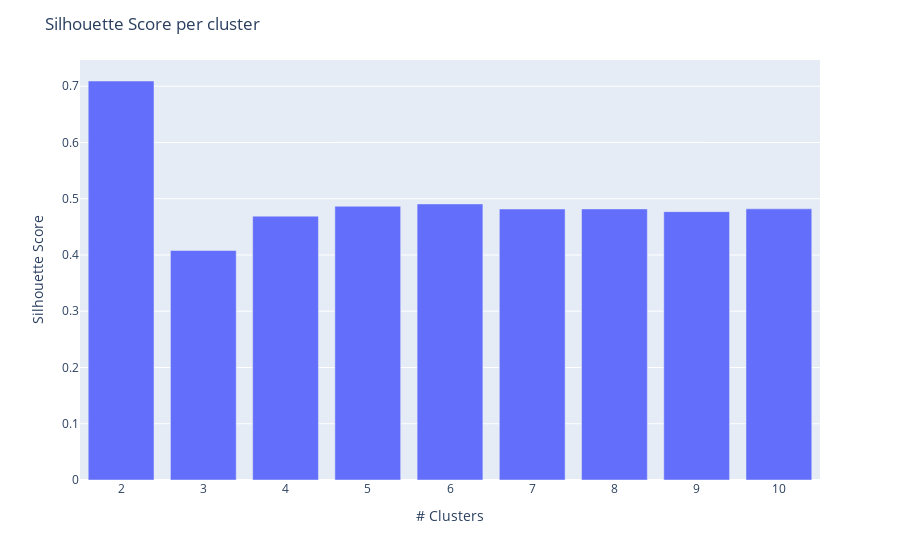

Notebook source saved alongside this figure:
### Code cell
# Create a data frame 
cluster_scores=pd.DataFrame(sil)
k_frame = pd.Series(k)

# Create figure
fig = px.bar(data_frame=cluster_scores,  
             x=k, 
             y=cluster_scores.iloc[:, -1]
            )

# Add title and axis labels
fig.update_layout(
    yaxis_title="Silhouette Score",
    xaxis_title="# Clusters",
    title="Silhouette Score per cluster"
)

# Render
#fig.show(renderer="notebook")
fig.show() # if using workspace

### Figure 1 — Plotly figure (JSON) as saved in the notebook; plotly's stock layout.template omitted (floating-point values rounded to 4 significant figures)
{"data": [{"alignmentgroup": "True", "hovertemplate": "x=%{x}<br>y=%{y}<extra></extra>", "legendgroup": "", "marker": {"color": "#636efa", "pattern": {"shape": ""}}, "name": "", "offsetgroup": "", "orientation": "v", "showlegend": false, "textposition": "auto", "type": "bar", "x": [2, 3, 4, 5, 6, 7, 8, 9, 10], "xaxis": "x", "y": [0.7092, 0.4079, 0.469, 0.4866, 0.4907, 0.4816, 0.4818, 0.477, 0.482], "yaxis": "y"}], "layout": {"barmode": "relative", "legend": {"tracegroupgap": 0}, "margin": {"t": 60}, "title": {"text": "Silhouette Score per cluster"}, "xaxis": {"anchor": "y", "domain": [0, 1], "title": {"text": "# Clusters"}}, "yaxis": {"anchor": "x", "domain": [0, 1], "title": {"text": "Silhouette Score"}}}}
